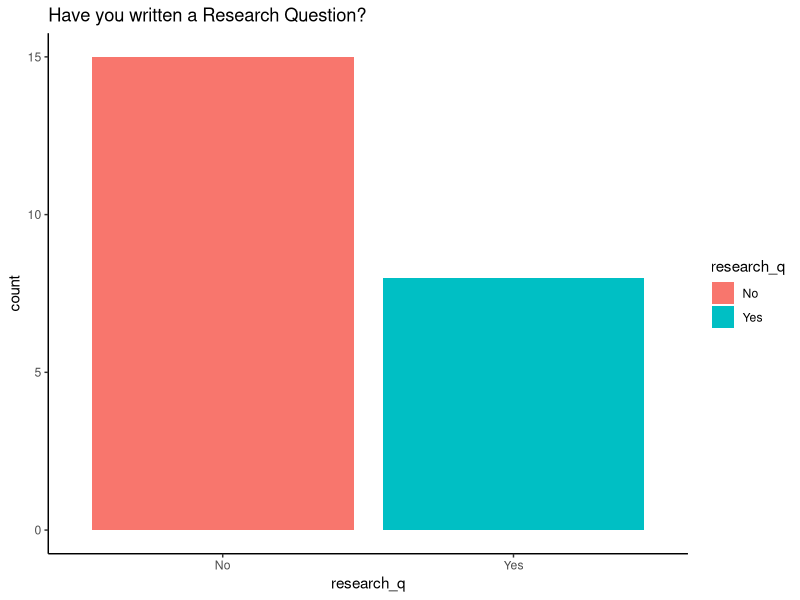
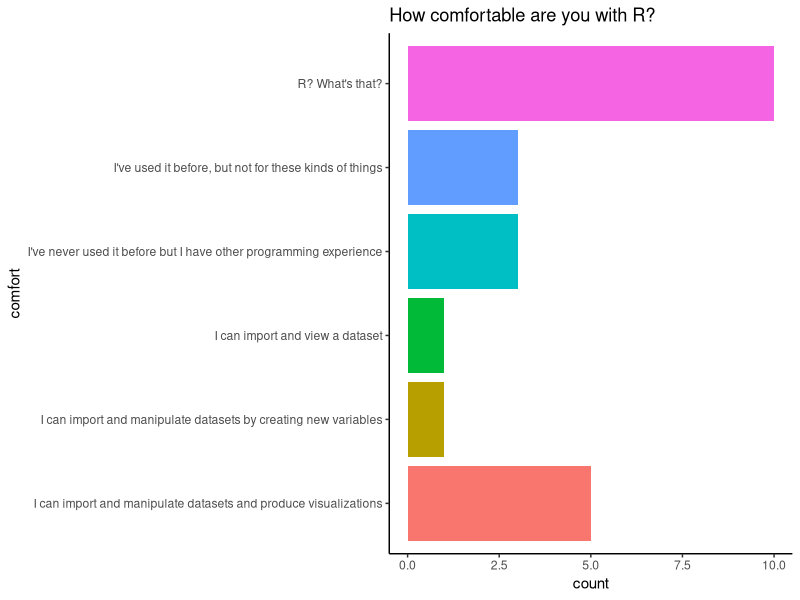
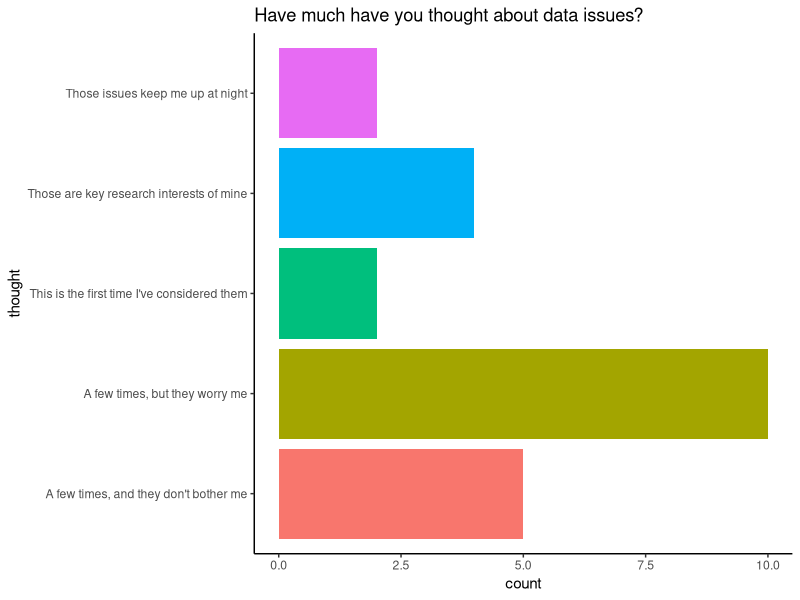
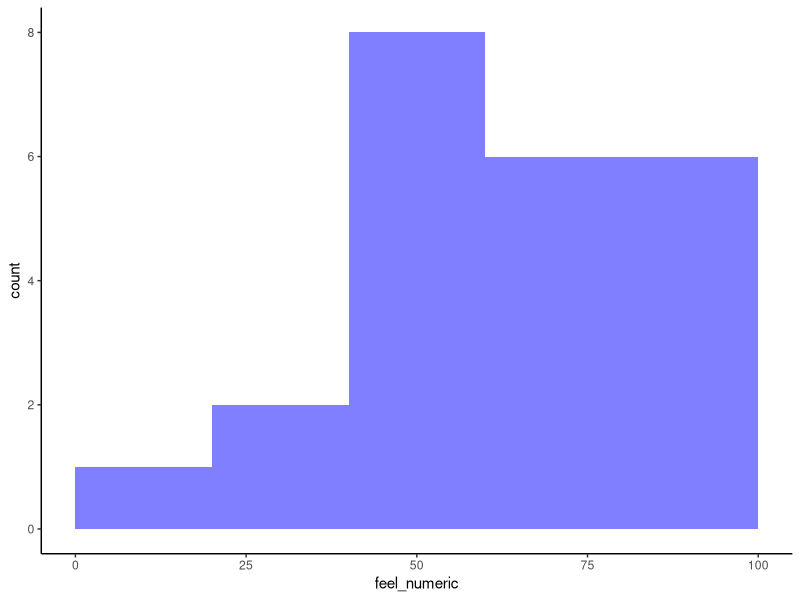

These figures' R source, in order:
## ---- chunk 1
#handy function which checks if packages are installed, installs if necessary, and then loads them
ipak <- function(pkg){
    new.pkg <- pkg[!(pkg %in% installed.packages()[, "Package"])]
    if (length(new.pkg)) 
        install.packages(new.pkg, dependencies = TRUE)
    sapply(pkg, require, character.only = TRUE)
}
packages <- c("ggplot2", "knitr", "kableExtra", "dplyr", "stringr")
ipak(packages)
## ---- chunk 2
#import the dataset
class_data <- read.csv('data/classdata.csv', row.names = 1)
#label the column names for easy reference
colnames(class_data) <- c('soc_major', 'soc_class', 'data_class', 'feel', 'research_q', 'variables', 'comfort', 'thought')
# look at the data in the data viewer
View(class_data)
## ---- chunk 3
#counting the responses to the sociolog major question, then making a table
class_data %>% count(soc_major) %>% kable(col.names = c("", "Is a Sociology Major"))
## ---- chunk 4
#counting the responses to the sociolog classes question, then making a table
class_data %>% count(soc_class) %>% kable(col.names = c("", "Number of Sociology Classes Taken"))
## ---- chunk 5
#counting the responses to the comp classes question, then making a table
class_data %>% count(data_class) %>% kable(col.names = c("", "Number of Computational Classes Taken"))
## ---- chunk 6

#this line sets the stage and data, the plus says we're gonna add more on the next line
ggplot(class_data, aes(fill=research_q))+
  # now we'll make a bar chart
  geom_bar(aes(research_q))+
  # add a title
  ggtitle('Have you written a Research Question?')+
  # and set the theme to classic
  theme_classic()
## ---- chunk 7
#same chart starting
ggplot(class_data, aes(fill=comfort))+
  geom_bar(aes(comfort))+
  ggtitle('How comfortable are you with R?')+
  # but this time we flip the coordinates because of the long lables
  coord_flip()+
  theme_classic()+
  #we also remove the legend, because it takes up too much space
  theme(legend.position = 'none')

## ---- chunk 8
#see if you can read this visualization based on the previous one
ggplot(class_data, aes(fill=thought))+
  geom_bar(aes(thought))+
  ggtitle('Have much have you thought about data issues?')+
  coord_flip()+
  theme_classic()+
  theme(legend.position = 'none')
## ---- chunk 9
# mutate the data to make the strings useful using a regular expression. We won't cover this in our class
class_data <- class_data %>%
  mutate(feel_numeric = as.numeric(str_extract(class_data$feel, '\\d+.\\d+')))
## ---- chunk 10
#similar first line to a bar chart
ggplot(class_data, aes(feel_numeric))+
  #setting some specifics for our histogram
  geom_histogram(breaks = c(0,20,40,60,80,100), fill = 'blue', alpha = .5)+
  theme_classic()
